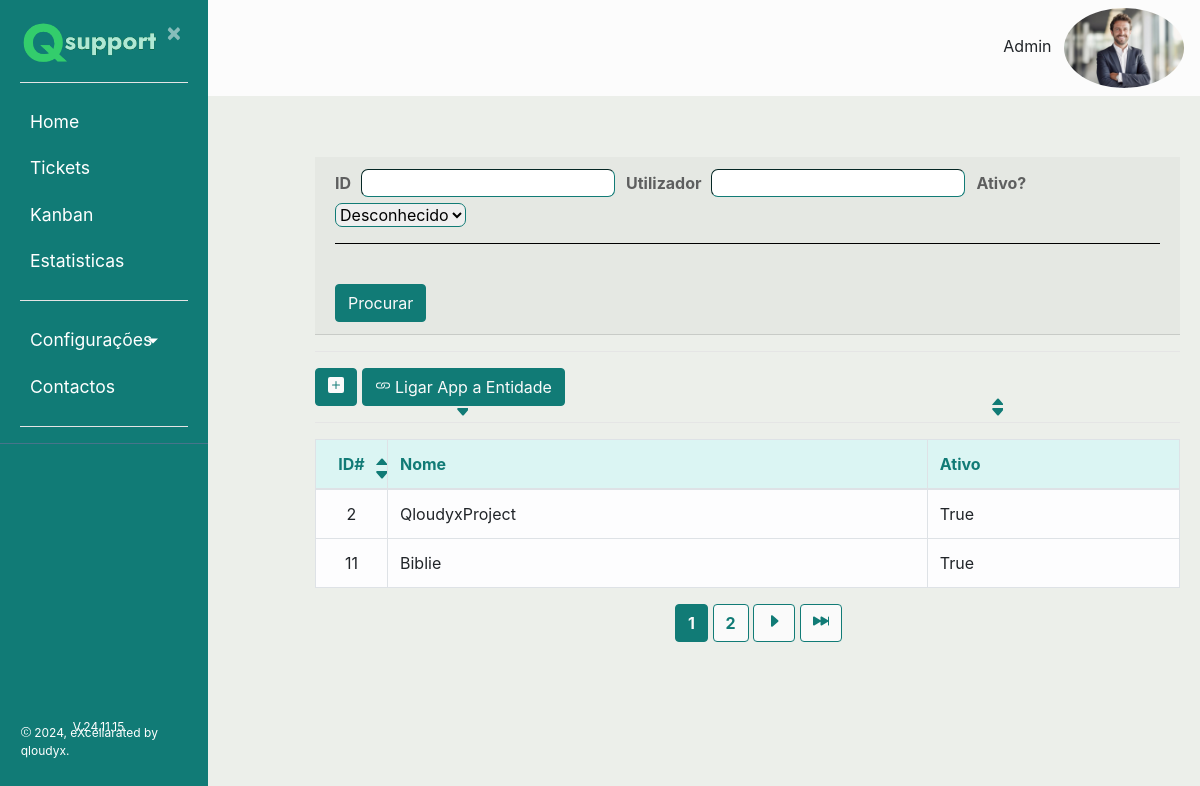
The page /listaaplicacoes/ (signed in) on the database its author committed.
### ticket/models.py (models this page shows, shortened)
class Usuarios(AbstractBaseUser):
    uuid = models.UUIDField(default = uuid.uuid4)
    nome = models.CharField(max_length=100, unique=True,verbose_name='Utilizador')
    email = models.EmailField(verbose_name='E-mail')
    foto = models.ImageField(null=True, blank=True, upload_to='users/uploads/fotos',verbose_name='Foto')
    descricao = models.CharField(max_length=250, null=True)
    EscolhasRole = {
    ("Interno", "Interno"),
    ("Operador", "Operador"),
    ("Cliente", "Cliente"),
    }
    role = models.CharField(max_length=50,choices= EscolhasRole ,verbose_name='Cargo')
    entidade = models.ManyToManyField(Entidades, verbose_name='Entidades')
    telefone = PhoneNumberField(null=True, blank=False, unique=True, verbose_name='Telefone')
    date_of_birth = models.DateField(verbose_name='Data de Nascimento')
    is_active = models.BooleanField(default=True, verbose_name='Ativo?')
    is_admin = models.BooleanField(default=False, verbose_name='Admin?')
    objects = MyUserManager()
    USERNAME_FIELD = 'nome'
    REQUIRED_FIELDS = ['date_of_birth','email']
    def nomes_entidade(self):
            return ', '.join([a.nome for a in self.entidade.all()])
    nomes_entidade.short_description = "Entidades"

class Apps(models.Model):
    nome = models.CharField(max_length=150, verbose_name='Aplicação')
    entidade = models.ForeignKey(Entidades, on_delete=models.CASCADE)
    ativo = models.BooleanField(default=True, verbose_name='Ativo?')

### ticket/views.py (the view)
# urls.py: path('listaaplicacoes/', ticket_views.lista_apps, name ='listaaplicacoes'),#lista de aplicações
def lista_apps(request):
    aplicacao = Apps.objects.all()
    ordem = request.GET.get('ordem')
    if (ordem == "1"):
        aplicacao = aplicacao.order_by("id")
    if (ordem == "2"):
        aplicacao = aplicacao.order_by("-id")
    if (ordem == "3"):
        aplicacao = aplicacao.order_by("nome")
    if (ordem == "4"):
        aplicacao = aplicacao.order_by("-nome")
    if (ordem == "5"):
        aplicacao = aplicacao.order_by("is_active")
    if (ordem == "6"):
        aplicacao = aplicacao.order_by("-is_active")
    appfiltro = AppsFilter(request.GET, aplicacao)
    total_resultados = appfiltro.qs.count()
    paginator = Paginator(appfiltro.qs,2)
    page_number = request.GET.get("page")
    page_obj = paginator.get_page(page_number)
    return render (request,'ticket/listaaplicacoes.html', {'total':total_resultados, 'aplicacao': appfiltro.qs, 'filter':appfiltro, 'page_obj':page_obj,
                   'paginator':paginator,})

### ticket/templates/ticket/listaaplicacoes.html (shortened to what this page needs)
{% extends "ticket/base.html" %}
{% block content %}
<body>
    <div class="card-header">
        <form method="get">
            <label id="labelA">ID</label>
            {{ filter.form.id}}
            <label id="labelA">Utilizador</label>
            {{ filter.form.nome}}
            <label id="labelA">Ativo?</label>
            {{ filter.form.ativo}}
            <br>
              <hr style="background-color:black"></hr>
            <br>
            <button type="submit" class="btn btn-primary">Procurar</button>
        </form>
    </div>
    <hr>
    <button type="button" class="btn btn-primary"><a href="{% url 'criar_app' %}">
        <svg xmlns="http://www.w3.org/2000/svg" width="16" height="16" fill="currentColor" class="bi bi-plus-square-fill" viewBox="0 0 16 16">
            <path d="M2 0a2 2 0 0 0-2 2v12a2 2 0 0 0 2 2h12a2 2 0 0 0 2-2V2a2 2 0 0 0-2-2zm6.5 4.5v3h3a.5.5 0 0 1 0 1h-3v3a.5.5 0 0 1-1 0v-3h-3a.5.5 0 0 1 0-1h3v-3a.5.5 0 0 1 1 0"/>
        </svg>
    </a></button>
    <button type="button" class="btn btn-primary"><a href="{% url 'associar_entid_app' %}">
         Ligar App a Entidade
    </a></button>
    <hr>
    <table class="table table-bordered table-light">
        <thead style="color:#117B76; background-color:#dbf5f3">
            <tr>
                <th style="text-align:center" class="col-2 col-sm-1">ID#
                    <a style="position:absolute;padding-left:9px;top:15%" href="{{ request.get_full_path }}?&ordem=1">
                      <svg xmlns="http://www.w3.org/2000/svg" width="13" height="13" fill="currentColor" class="bi bi-caret-up-fill" viewBox="0 0 13 9">
                      <path d="m7.247 4.86-4.796 5.481c-.566.647-.106 1.659.753 1.659h9.592a1 1 0 0 0 .753-1.659l-4.796-5.48a1 1 0 0 0-1.506 0z"/>
                      </svg>
                    </a>
                    <a style="position:absolute;padding-left:9px;top:45%" href="{{ request.get_full_path }}?&ordem=2">
                      <svg xmlns="http://www.w3.org/2000/svg" width="13" height="13" fill="currentColor" class="bi bi-caret-down-fill" viewBox="0 0 13 13">
                      <path d="M7.247 11.14 2.451 5.658C1.885 5.013 2.345 4 3.204 4h9.592a1 1 0 0 1 .753 1.659l-4.796 5.48a1 1 0 0 1-1.506 0z"/>
                      </svg>
                    </a>
                </th>
                <th>Nome
                    <a id="setacima" href="{{ request.get_full_path }}&ordem=3">
                        <svg xmlns="http://www.w3.org/2000/svg" width="13" height="13" fill="currentColor" class="bi bi-caret-up-fill" viewBox="0 0 13 9">
                        <path d="m7.247 4.86-4.796 5.481c-.566.647-.106 1.659.753 1.659h9.592a1 1 0 0 0 .753-1.659l-4.796-5.48a1 1 0 0 0-1.506 0z"/>
                        </svg>
                      </a>
                    <a id="setabaixo" href="{{ request.get_full_path }}&ordem=4">
                        <svg xmlns="http://www.w3.org/2000/svg" width="13" height="13" fill="currentColor" class="bi bi-caret-down-fill" viewBox="0 0 13 13">
                        <path d="M7.247 11.14 2.451 5.658C1.885 5.013 2.345 4 3.204 4h9.592a1 1 0 0 1 .753 1.659l-4.796 5.48a1 1 0 0 1-1.506 0z"/>
                        </svg>
                      </a>
                </th>
                <th>Ativo
                    <a id="setacima" href="{{ request.get_full_path }}&ordem=5">
                        <svg xmlns="http://www.w3.org/2000/svg" width="13" height="13" fill="currentColor" class="bi bi-caret-up-fill" viewBox="0 0 13 9">
                        <path d="m7.247 4.86-4.796 5.481c-.566.647-.106 1.659.753 1.659h9.592a1 1 0 0 0 .753-1.659l-4.796-5.48a1 1 0 0 0-1.506 0z"/>
                        </svg>
                      </a>
                    <a id="setabaixo" href="{{ request.get_full_path }}&ordem=6">
                        <svg xmlns="http://www.w3.org/2000/svg" width="13" height="13" fill="currentColor" class="bi bi-caret-down-fill" viewBox="0 0 13 13">
                        <path d="M7.247 11.14 2.451 5.658C1.885 5.013 2.345 4 3.204 4h9.592a1 1 0 0 1 .753 1.659l-4.796 5.48a1 1 0 0 1-1.506 0z"/>
                        </svg>
                      </a>
                </th>
            </tr>
        </thead>
        <tbody>
            {% for aplicacao in page_obj %}
            <tr>
                <td style="text-align:center">{{ aplicacao.id }}</td>
                <td>{{ aplicacao.nome }}</td>
                <td>{{ aplicacao.ativo }}</td>
            </tr>
            {% empty %}
            <tr>
                <td colspan="2">Nenhuma aplicação registrada</td>
            </tr>
            {% endfor %}
        </tbody>
    </table>
    <div class="pagination" style="position:absolute;left:42%">
        <span class="step-links">
            <div style="display:inline;">
              {% for page in paginator %}
                {% if page.number == page_obj.number %}
                <button style="font-size: 16px;" class="btn btn-primary">
                  <a style="font-weight:bold;"href="{{ request.get_full_path }}?&page={{page.number}}">{{page.number}}</a>
                </button>
                {% else %}
                <button style="font-size: 16px;" id="contrario" class="btn btn-primary">
                  <a style="font-weight:bold;"href="{{ request.get_full_path }}?&page={{page.number}}">{{page.number}}</a>
                </button>
                {% endif %}
              {% endfor %}
            </div>
            <div style="display:inline;">
              {% if page_obj.has_next %}
                <button id="contrario" class="btn btn-primary"><a href="{{ request.get_full_path }}?&page={{ page_obj.next_page_number }}">
                  <svg xmlns="http://www.w3.org/2000/svg" width="16" height="16" fill="currentColor" class="bi bi-caret-right-fill" viewBox="0 0 16 16">
                    <path d="m12.14 8.753-5.482 4.796c-.646.566-1.658.106-1.658-.753V3.204a1 1 0 0 1 1.659-.753l5.48 4.796a1 1 0 0 1 0 1.506z"/>
                  </svg>
                </a></button>
                <button id="contrario" class="btn btn-primary"><a href="{{ request.get_full_path }}?&page={{ page_obj.paginator.num_pages }}">
                </a></button>
              {% endif %}
            </div>
        </span>
      </div>
</body>
{% endblock content %}

### ticket/templates/ticket/base.html (shortened to what this page needs)
{% load static %}
<!DOCTYPE html>
<html lang="en">
<head>
    <link rel="stylesheet" href="https://cdn.jsdelivr.net/npm/bootstrap@4.0.0/dist/css/bootstrap.min.css">
    <link rel="stylesheet" type="text/css" href="{% static 'ticket/main.css' %}">
</head>
<body>
    {% if user.nome == "Registo" %}
    <div class="wrapper">
        <nav id="sidebar">
            <div class="sidebar-header">
                <a href = "{% url 'ticket-home' %}"> <img src="{% static 'ticket/Qloudyx3.png' %}" style="width:150px;height:100%;"></a>
                <a class="close" onclick="CloseMenu()">&nbsp×&nbsp</a>
                <hr>
                <form method="post" action="{% url 'logout' %}">
                    {% csrf_token %}
                    <a><button style="color:white; text-align:center" class="astext" type="submit">Logout</button></a>
                </form>
                <hr>
            </div>
            </ul>
        </nav>
            <main role="main" class="container">
                <div class="row">
                    <div class="col-md-8">
                        {% if messages %}
                            {% for message in messages %}
                                <div class="alert alert-{{ message.tags }} ">
                                    {{ message }}
                                </div>
                            {% endfor %}
                        {% endif %}
                    </div>
                </div>
            </main>
            <div class="collapse navbar-collapse" id="navbarSupportedContent">
                <ul class="nav navbar-nav ml-auto">
                    <li class="nav-item active">
                        <div class="dropdown">
                            {% if user.is_authenticated %}
                            <img src= "{{ user.foto.url }} " alt="Menu" id="foto" class="rounded-circle" width="150"/>
                            <center>
                            </center>
                        </div>
                        {% endif %}
                    </li>
                </ul>
                </div>
        </div>
        {% block restricted %}{% endblock %}
    {% else %}
    <div class="wrapper">
        <nav id="sidebar">
            <div class="sidebar-header">
                <a href = "{% url 'ticket-home' %}"> <img src="{% static 'ticket/Qloudyx3.png' %}" style="width:140px;height:100%;"></a>
                <a class="close" onclick="CloseMenu();Aparece()">&nbsp×&nbsp</a>
                <hr>
            </div>
            <ul class="list-unstyled components" >
                <li>
                    {% if user.role == "Interno" or user.role == "Operador" or user.is_admin %}
                        <a href="{% url 'ticket-home' %}">Home</a>
                    {% endif %}
                    {% if user.is_authenticated %}
                        <a class= "nav-item nav-link"href="{% url 'listaticket' %}?aberto=1">Tickets</a>
                        {% if user.role == "Interno" or user.role == "Operador" or user.is_admin %}
                            <a class= "nav-item nav-link"href="{% url 'listakanban' %}">Kanban</a>
                            <a class= "nav-item nav-link"href="{% url 'ticketcharts' %}">Estatisticas</a>
                        {% endif %}
                    {% endif %}
                </li>
                {% if user.is_admin or user.role == "Interno"%}
                <li>
                    <hr>
                    <a href="#homeSubmenu" data-toggle="collapse" aria-expanded="false" class="dropdown-toggle">Configurações</a>
                </li>
                {% endif %}
                <li>
                <a href="#">Contactos</a>
                </li>
                    <hr>
            </ul>
        <footer style="font-size:12px;position:absolute; bottom:8%; left:35%;">V.24.11.15</footer>
        <footer style="font-size:12px;position:absolute; bottom:5%; left:10%;">
        2024, eXcellarated by <a href="http://www.qloudyx.pt">qloudyx</a>.</footer>
        </nav>
        </div>
        <div id="contenta">
            <nav style="background-color:#fcfcfc;" class="navbar navbar-expand">
                <div class="container-fluid">
                    {% if user.is_authenticated %}
                    <div class="collapse navbar-collapse" id="navbarSupportedContent">
                        <ul class="nav navbar-nav ml-auto">
                            <li class="nav-item active">
                                <div class="dropdown">
                                    {% if user.is_authenticated %}
                                    <a class="nav-link" style="display:inline;text-align:center" href="#">{{user.nome}}</a>
                                    <img src= "{{ user.foto.url }} " alt="Menu" class="rounded-circle" width="120" />
                                </div>
                                {% endif %}
                            </li>
                        </ul>
                    </div>
                    {% endif %}
                </div>
            </nav>
            <main role="main" class="container">
                <div class="row">
                    <div class="col-md-8">
                    </div>
                </div>
            </main>
        {% endif %}
        <div id="content">
            {% block content %}{% endblock %}
        </div>
</body>
</html>

### ticket/static/ticket/main.css (style rules this page uses)
body { background-color: #ecefea; }
hr { background-color: white; }
a, a:hover, a:focus { color: inherit; text-decoration: none; transition: all 0.3s; }
.navbar { width: 100%; background: #fff; border: none; border-radius: 0; margin-bottom: 40px; box-shadow:rgba(0, 0, 0, 0.1); }
.wrapper { display: flex; width: 100%; align-items: stretch; }
#sidebar { height: 100%; width: 250; position: fixed; z-index: 1; overflow-x: hidden; background: #117B76; color: #fff; transition: all 0.3s; }
#sidebar .sidebar-header { padding-left: 20px; padding-top: 20px; padding-right: 20px; background: #117B76; }
#sidebar ul.components { padding-left: 20px; padding-right: 20px; border-bottom: 1px solid #47748b; }
#sidebar ul li a { padding: 10px; font-size: 1.1em; display: block; }
a[data-toggle="collapse"] { position: relative; }
.dropdown-toggle::after { display: block; position: absolute; top: 50%; right: 30px; transform: translateY(-50%); }
#contenta { margin-left: 0px !important; position: relative; padding-left: 5px; padding-bottom: 15px !important; transition: all 0.3s; }
#content { margin-left: 290px; position: relative; padding: 20px; min-height: 80vh; transition: all 0.3s; }
button { background-color:#117B76; color:#fafafa }

### ticket/templates/ticket/base.html (style rules this page uses)
.dropdown { position: relative; display: inline-block; }
.btn-primary,.btn-info,.btn-secondary,.btn-success,.btn-danger { background-color:#117B76; border-color:#117B76; color:#fafafa; transition: 0.5s }
body { background-color: #ecefea; }

### ticket/templates/ticket/listaaplicacoes.html (style rules this page uses)
#labelA { color:#5e5f5f; margin-right: 5px; display: inline-block; font-weight:bold; }
input,select { border-radius: 7px; margin-right: 7px; border-width:1px; border-color:#117B76; }
#contrario { background-color:#fafafa; border-color:#117B76; color:#117B76; transition: 0.5s }
#setacima { position:absolute; padding-left:9px; top:39% }
#setabaixo { position:absolute; padding-left:9px; top:41% }

### rows shown on the page
Usuarios: nome "Admin", foto (picture)
Apps: id "2", nome "QloudyxProject", ativo "True"
Apps: id "11", nome "Biblie", ativo "True"

### other values the page prints
{{ page.number }} "1"
{{ page.number }} "2"
